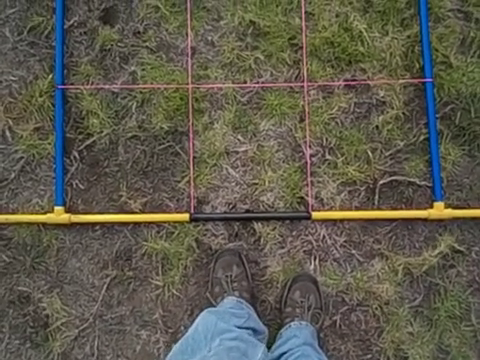
#> input picture frame 66 of transectLineExample.mp4, 480 x 360 px
$ python transectROS.py
#> lines starting #> are read from the running program, lines starting #| are printed output that depends on the picture
import rospy
import enum
import cv2
import numpy as np
import helperFunctions as hp
import matplotlib.pyplot as plt
from datetime import datetime

saving = False
# saving = True
debug = False
# debug = True

now = datetime.now()
date_time = now.strftime("%Y-%m-%d_%H:%M")
save_path = f'output_{date_time}.avi'

cap = cv2.VideoCapture("transectLineExample.mp4")

fps = 24
fourcc = cv2.VideoWriter_fourcc('M', 'P', 'E', 'G')

# Just for the purpose of seeing how many seconds into the video you are in OpenCV
losing_frames = 0
losses = 0
seconds = 0
paused = False


if saving:
    out = cv2.VideoWriter(save_path, fourcc, fps, (480, 360))

while cap.isOpened():
    if not paused:
        ret, frame = cap.read()
#> frame is the input picture: shape (360, 480, 3); mean B, G, R 77.2, 90.7, 93.5
        #print(frame.shape)
        # May need to alter fps depending on video

        if ret and not paused:
            seconds += int(1000 / fps)
            #print(seconds)
            # print(cap.get(cv2.CAP_PROP_FRAME_WIDTH))
            # print(cap.get(cv2.CAP_PROP_FRAME_HEIGHT))
            # All video properties can be found on opencv website
            gray = cv2.cvtColor(frame, cv2.COLOR_BGR2GRAY)
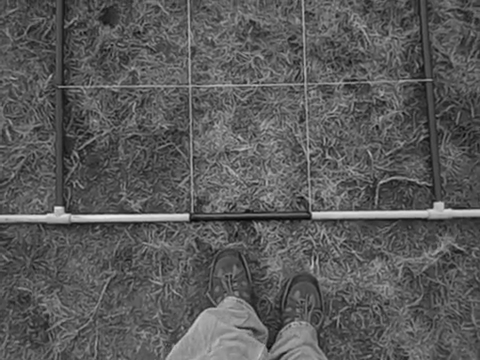
#> gray: shape (360, 480); min 5, max 238, mean 90
            hframe = frame.copy()
            # phframe = frame.copy()
            # phough not working
            #hboldframe = frame.copy()

#> (the run stopped early here; a loop or call above may not have finished)

$ run again, starting later in the video
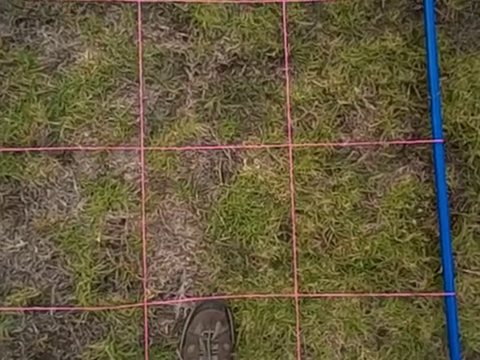
#> input picture frame 297 of transectLineExample.mp4, 480 x 360 px
#> frame is the input picture: shape (360, 480, 3); mean B, G, R 62.2, 89.8, 100.1
#> `gray = cv2.cvtColor(frame, cv2.COLOR_BGR2GRAY)`:
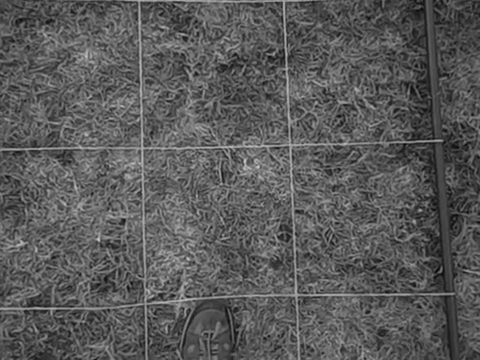
#> gray: shape (360, 480); min 7, max 202, mean 89.7

$ run again, starting later in the video
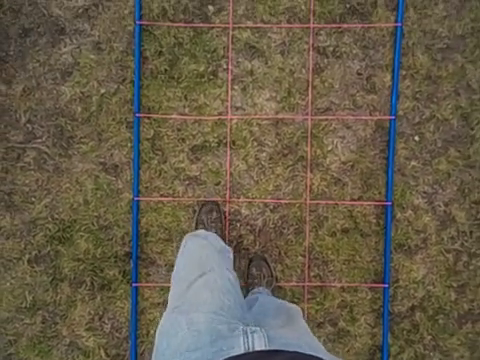
#> input picture frame 528 of transectLineExample.mp4, 480 x 360 px
#> frame is the input picture: shape (360, 480, 3); mean B, G, R 73.8, 93, 102.4
#> `gray = cv2.cvtColor(frame, cv2.COLOR_BGR2GRAY)`:
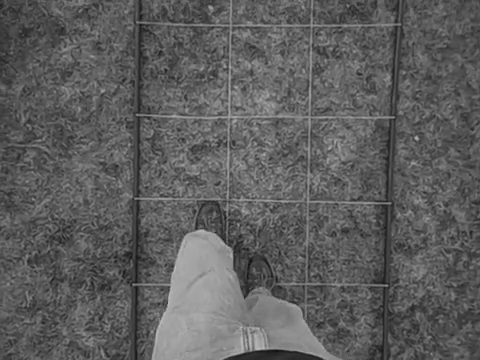
#> gray: shape (360, 480); min 11, max 195, mean 93.6
